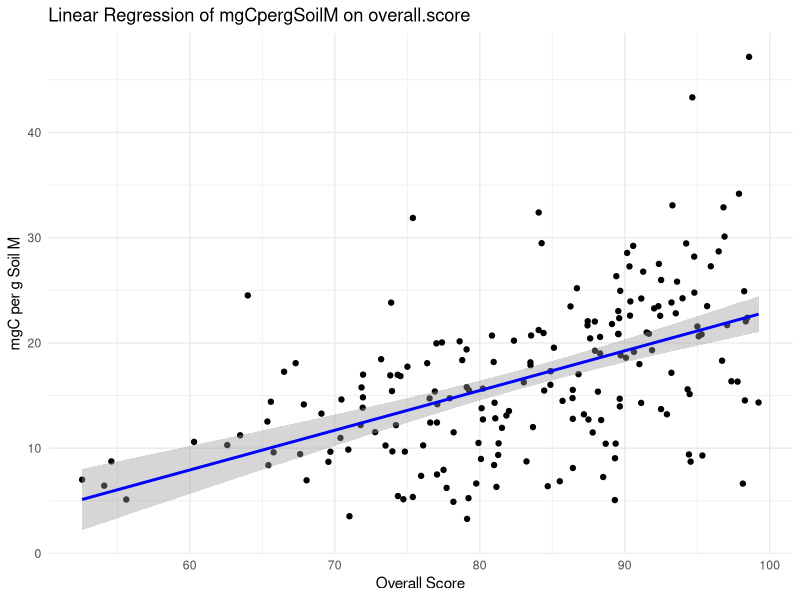
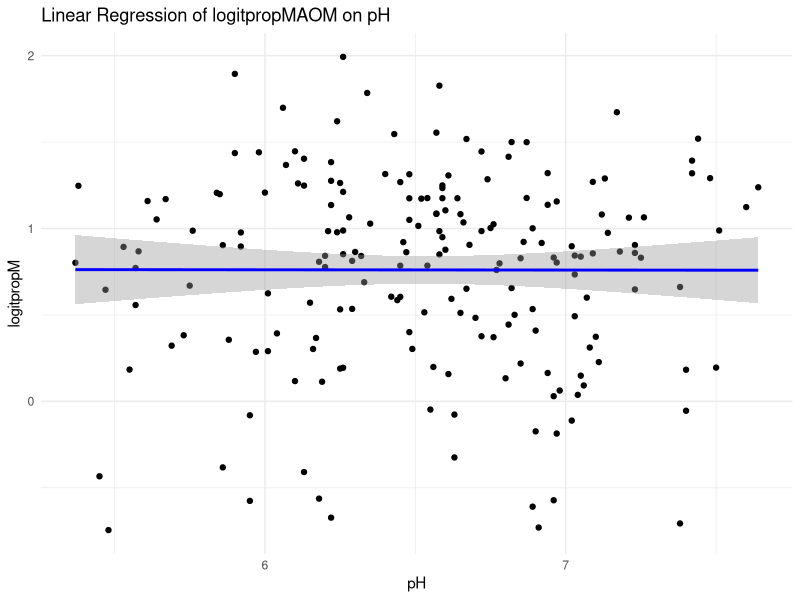
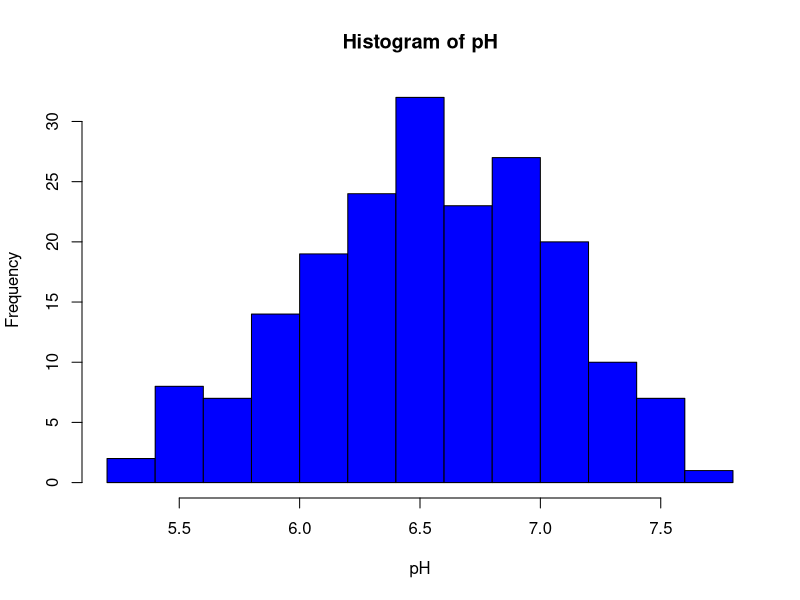
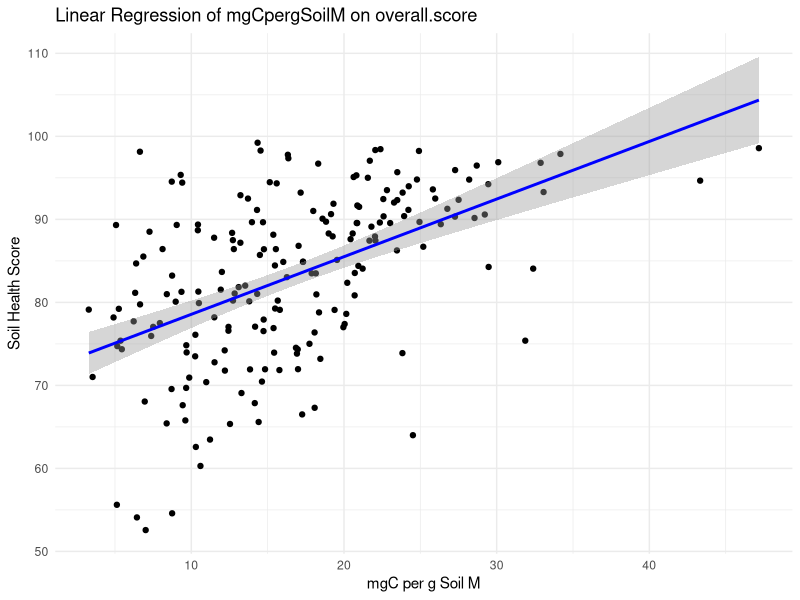
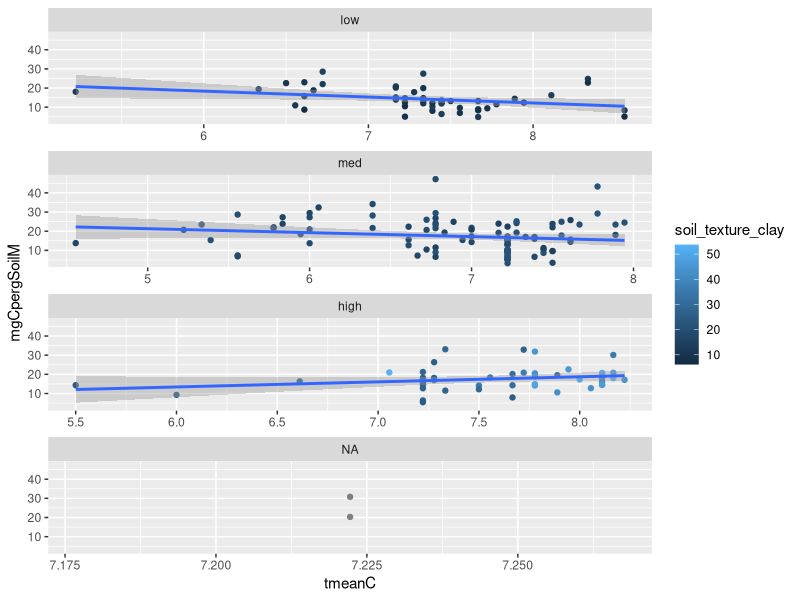
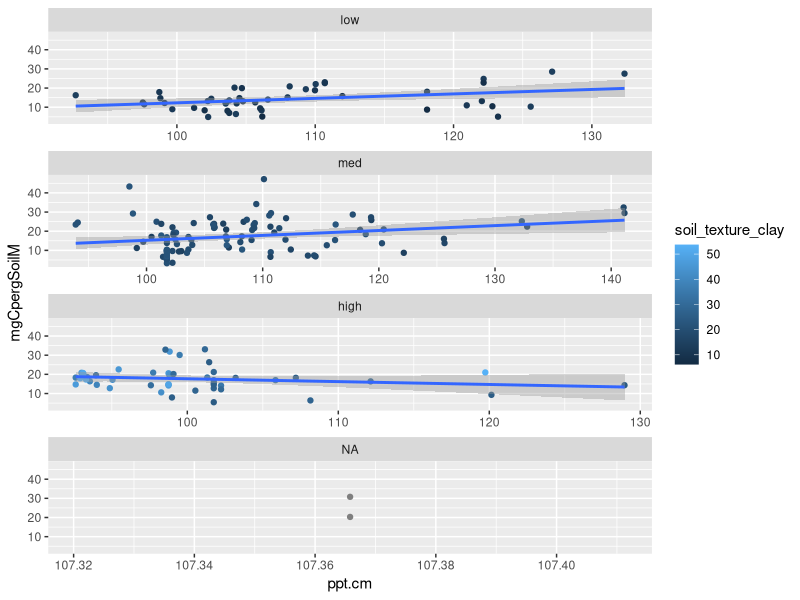
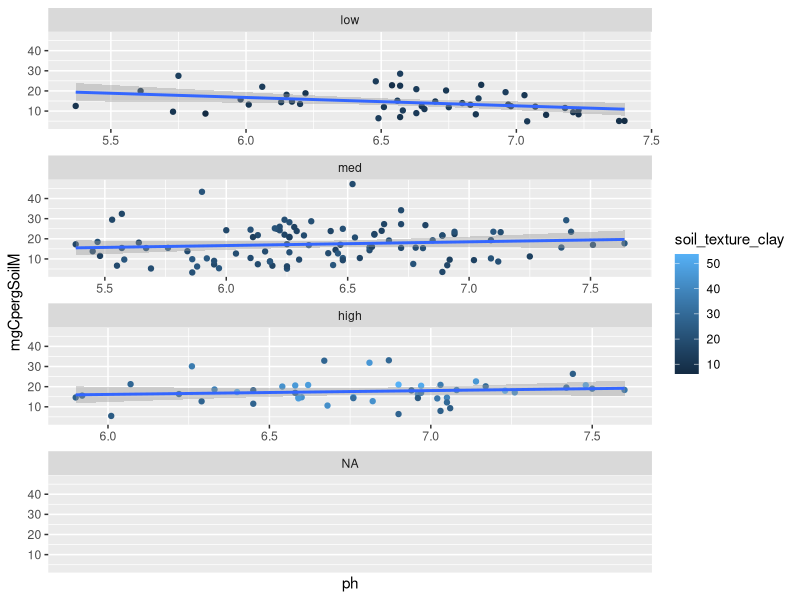
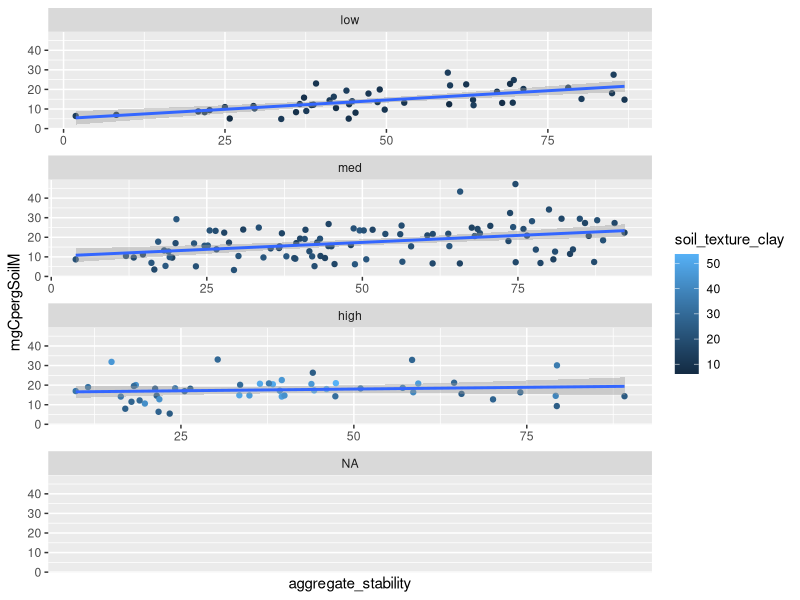

These figures' R source, in order: (Note: this script raises an error after producing the figures.)
#Analyzing data and Buildin models for response variable MgMAOM

#setwd("/Users/f003833/Documents/GitHub/FracFarmVT") #caitlin
setwd("C:/Users/F004SPC/Documents/GitHub/FracFarmVT") #erin

#load your libraries
library(tidyverse)
library(ggplot2)
library(dplyr)
library(corrplot)
library(nlme)
library(ggeffects)
library(emmeans)
library(ggpubr)

##call in the analytical data
data <- read.csv("data.csv")
view(data)
summary(data$ph)
summary(data$soil_texture_clay)
summary(data$soil_texture_silt)
#soil health regression

# Perform linear regression
regression_model <- lm(mgCpergSoilM ~ overall.score, data = data)

# Summarize the regression model
summary(regression_model)

# Create a plot with the regression line
ggplot(data, aes(x = overall.score, y = mgCpergSoilM)) +
  geom_point() +
  geom_smooth(method = "lm", col = "blue") +
  labs(title = "Linear Regression of mgCpergSoilM on overall.score",
       x = "Overall Score",
       y = "mgC per g Soil M") +
  theme_minimal()



#pH regression

# Perform linear regression
regression_model6 <- lm(logitpropM ~ ph, data = data)

# Summarize the regression model
summary(regression_model6)

# Create a plot with the regression line
ggplot(data, aes(x = ph, y = logitpropM)) +
  geom_point() +
  geom_smooth(method = "lm", col = "blue") +
  labs(title = "Linear Regression of logitpropMAOM on pH",
       x = "pH",
       y = "logitpropM") +
  theme_minimal()


# Basic histogram
hist(data$ph, main="Histogram of pH", xlab="pH", ylab="Frequency", col="blue", border="black")



# Load the dplyr package
library(dplyr)

# Filter for pasture and count organic matter additions
result <- data %>%
  filter(Type.x == "Corn") %>%
  count(Organic.matter.additions)

# View the result
print(result)



# Perform linear regression try it the other way, to see!
regression_model <- lm(overall.score ~ mgCpergSoilM, data = data)

# Summarize the regression model
summary(regression_model)

# Create a plot with the regression line
ggplot(data, aes(x = mgCpergSoilM, y = overall.score)) +
  geom_point() +
  geom_smooth(method = "lm", col = "blue") +
  labs(title = "Linear Regression of mgCpergSoilM on overall.score",
       x = "mgC per g Soil M",
       y = "Soil Health Score") +
  theme_minimal()







#First, graphically explore relationships 
#to look for interactions between independent variables that research shows could have interactions

summary(data$soil_texture_clay)
data <- data %>% 
  mutate(claycategory=cut(soil_texture_clay, breaks=c(-Inf, 14, 24, Inf), labels=c("low","med", "high")))
ggplot(data=data, aes(x=tmeanC, y=mgCpergSoilM, col=soil_texture_clay))+ 
  geom_point()+
  geom_smooth(method=lm)+
  facet_wrap(~ claycategory, ncol=1, scales="free_x")

data <- data %>% 
  mutate(claycategory=cut(soil_texture_clay, breaks=c(-Inf, 14, 24, Inf), labels=c("low","med", "high")))
ggplot(data=data, aes(x=ppt.cm, y=mgCpergSoilM, col=soil_texture_clay))+ 
  geom_point()+
  geom_smooth(method=lm)+
  facet_wrap(~ claycategory, ncol=1, scales="free_x")

data <- data %>% 
  mutate(claycategory=cut(soil_texture_clay, breaks=c(-Inf, 14, 24, Inf), labels=c("low","med", "high")))
ggplot(data=data, aes(x=ph, y=mgCpergSoilM, col=soil_texture_clay))+ 
  geom_point()+
  geom_smooth(method=lm)+
  facet_wrap(~ claycategory, ncol=1, scales="free_x")

data <- data %>% 
  mutate(claycategory=cut(soil_texture_clay, breaks=c(-Inf, 14, 24, Inf), labels=c("low","med", "high")))
ggplot(data=data, aes(x=aggregate_stability, y=mgCpergSoilM, col=soil_texture_clay))+ 
  geom_point()+
  geom_smooth(method=lm)+
  facet_wrap(~ claycategory, ncol=1, scales="free_x")

data <- data %>% 
  mutate(claycategory=cut(soil_texture_clay, breaks=c(-Inf, 14, 24, Inf), labels=c("low","med", "high")))
ggplot(data=data, aes(x=active_carbon, y=mgCpergSoilM, col=soil_texture_clay))+ 
  geom_point()+
  geom_smooth(method=lm)+
  facet_wrap(~ claycategory, ncol=1, scales="free_x")

#more interactions with ph
summary(data$ph)

data <- data %>% 
  mutate(phcategory=cut(ph, breaks=c(-Inf,6,7, Inf), labels=c("low","med","high")))
ggplot(data=data, aes(x=tmeanC, y=mgCpergSoilM, col=ph))+ 
  geom_point()+
  geom_smooth(method=lm)+
  facet_wrap(~ phcategory, ncol=1, scales="free_x")

data <- data %>% 
  mutate(phcategory=cut(ph, breaks=c(-Inf,6,7, Inf), labels=c("low","med","high")))
ggplot(data=data, aes(x=ppt.cm, y=mgCpergSoilM, col=ph))+ 
  geom_point()+
  geom_smooth(method=lm)+
  facet_wrap(~ phcategory, ncol=1, scales="free_x")

data <- data %>% 
  mutate(phcategory=cut(ph, breaks=c(-Inf,6,7, Inf), labels=c("low","med","high")))
ggplot(data=data, aes(x=aggregate_stability, y=mgCpergSoilM, col=ph))+ 
  geom_point()+
  geom_smooth(method=lm)+
  facet_wrap(~ phcategory, ncol=1, scales="free_x")

data <- data %>% 
  mutate(phcategory=cut(ph, breaks=c(-Inf,6,7, Inf), labels=c("low","med","high")))
ggplot(data=data, aes(x=soil_texture_clay, y=mgCpergSoilM, col=ph))+ 
  geom_point()+
  geom_smooth(method=lm)+
  facet_wrap(~ phcategory, ncol=1, scales="free_x")

data <- data %>% 
  mutate(phcategory=cut(ph, breaks=c(-Inf,6,7, Inf), labels=c("low","med","high")))
ggplot(data=data, aes(x=active_carbon, y=mgCpergSoilM, col=ph))+ 
  geom_point()+
  geom_smooth(method=lm)+
  facet_wrap(~ phcategory, ncol=1, scales="free_x")

#interactions with ppt
summary(data$ppt.cm)
data <- data %>% 
  mutate(pptcategory=cut(ppt.cm, breaks=c(-Inf,101.4, 110.0, Inf), labels=c("low","med","high")))
ggplot(data=data, aes(x=tmeanC, y=mgCpergSoilM, col=ppt.cm))+ 
  geom_point()+
  geom_smooth(method=lm)+
  facet_wrap(~ pptcategory, ncol=1, scales="free_x")


data <- data %>% 
  mutate(pptcategory=cut(ppt.cm, breaks=c(-Inf,101.4, 110.0, Inf), labels=c("low","med","high")))
ggplot(data=data, aes(x=aggregate_stability, y=mgCpergSoilM, col=ppt.cm))+ 
  geom_point()+
  geom_smooth(method=lm)+
  facet_wrap(~ pptcategory, ncol=1, scales="free_x")

summary(data$ppt.cm)
data <- data %>% 
  mutate(pptcategory=cut(ppt.cm, breaks=c(-Inf,101.4, 110.0, Inf), labels=c("low","med","high")))
ggplot(data=data, aes(x=tmeanC, y=mgCpergSoilM, col=ppt.cm))+ 
  geom_point()+
  geom_smooth(method=lm)+
  facet_wrap(~ pptcategory, ncol=1, scales="free_x")


data <- data %>% 
  mutate(pptcategory=cut(ppt.cm, breaks=c(-Inf,101.4, 110.0, Inf), labels=c("low","med","high")))
ggplot(data=data, aes(x=active_carbon, y=mgCpergSoilM, col=ppt.cm))+ 
  geom_point()+
  geom_smooth(method=lm)+
  facet_wrap(~ pptcategory, ncol=1, scales="free_x")

#interactions with aggregate stability
summary(data$aggregate_stability)
data <- data %>% 
  mutate(agStcategory=cut(aggregate_stability, breaks=c(-Inf,29.3, 65.6, Inf), labels=c("low","med","high")))
ggplot(data=data, aes(x=ph, y=mgCpergSoilM, col=aggregate_stability))+ 
  geom_point()+
  geom_smooth(method=lm)+
  facet_wrap(~ agStcategory, ncol=1, scales="free_x")

data <- data %>% 
  mutate(agStcategory=cut(aggregate_stability, breaks=c(-Inf,29.3, 65.6, Inf), labels=c("low","med","high")))
ggplot(data=data, aes(x=ppt.cm, y=mgCpergSoilM, col=aggregate_stability))+ 
  geom_point()+
  geom_smooth(method=lm)+
  facet_wrap(~ agStcategory, ncol=1, scales="free_x")

data <- data %>% 
  mutate(agStcategory=cut(aggregate_stability, breaks=c(-Inf,29.3, 65.6, Inf), labels=c("low","med","high")))
ggplot(data=data, aes(x=tmeanC, y=mgCpergSoilM, col=aggregate_stability))+ 
  geom_point()+
  geom_smooth(method=lm)+
  facet_wrap(~ agStcategory, ncol=1, scales="free_x")

data <- data %>% 
  mutate(agStcategory=cut(aggregate_stability, breaks=c(-Inf,29.3, 65.6, Inf), labels=c("low","med","high")))
ggplot(data=data, aes(x=soil_texture_clay, y=mgCpergSoilM, col=aggregate_stability))+ 
  geom_point()+
  geom_smooth(method=lm)+
  facet_wrap(~ agStcategory, ncol=1, scales="free_x")

data <- data %>% 
  mutate(agStcategory=cut(aggregate_stability, breaks=c(-Inf,29.3, 65.6, Inf), labels=c("low","med","high")))
ggplot(data=data, aes(x=active_carbon, y=mgCpergSoilM, col=aggregate_stability))+ 
  geom_point()+
  geom_smooth(method=lm)+
  facet_wrap(~ agStcategory, ncol=1, scales="free_x")

#tmeanC and active carbon
summary(data$tmeanC)

data <- data %>% 
  mutate(tmeanCcategory=cut(tmeanC, breaks=c(-Inf,6.8, 7.6, Inf), labels=c("low","med","high")))
ggplot(data=data, aes(x=active_carbon, y=mgCpergSoilM, col=tmeanC))+ 
  geom_point()+
  geom_smooth(method=lm)+
  facet_wrap(~ tmeanCcategory, ncol=1, scales="free_x")

#Models
#Correlation plot
library(corrplot)
cordata <- cor(data[,c("mgCpergSoilM","ph","ppt.cm","tmeanC","aggregate_stability","soil_texture_clay","active_carbon")], use="pairwise.complete.obs", method="pearson")
corrplot(cordata)
view(cordata)

##Linear Mixed Model for dependent variable (mgCpergSoilM)
#test without random effect, because only one value per field

m1 = gls(mgCpergSoilM ~ ppt.cm * soil_texture_clay * tmeanC + ppt.cm * tmeanC + 
           aggregate_stability * soil_texture_clay + 
           active_carbon + ph * soil_texture_clay, 
         data = data, 
         na.action = na.exclude, 
         method = "ML")
summary(m1)
anova(m1)

#check if variance structure improves the model (to test, both methods were set to REML)

m2 = gls(mgCpergSoilM ~ ppt.cm * soil_texture_clay * tmeanC + ppt.cm * tmeanC + 
           active_carbon + ph * soil_texture_clay + aggregate_stability, 
         data = data, 
         na.action = na.exclude, 
         method = "ML")
summary(m2)
anova(m2)


anova (m1,m2)

m3 = gls(mgCpergSoilM ~ ppt.cm * soil_texture_clay * tmeanC + ppt.cm * tmeanC + 
           active_carbon + aggregate_stability,
         data = data, 
         na.action = na.exclude, 
         method = "ML")
summary(m3)
anova (m2,m3)
anova(m3)

n <- nobs(m3)
print(n)

m3_spatial <- gls(
  mgCpergSoilM ~ ppt.cm *soil_texture_clay * tmeanC + aggregate_stability + active_carbon,
  data = data,
  correlation = corExp(form = ~ Longitude_j + Latitude_j, nugget = TRUE),
  method = "REML",
  na.action = na.exclude
)
AIC(m3, m3_spatial)
anova (m3_spatial)

#pseudo R squared calculation (fit between model predicted data and actual data)
data$mgCpergSoilM.pred=as.vector(fitted(m3))
R2=lm(mgCpergSoilM~mgCpergSoilM.pred, data=data, na.action=na.omit)
summary(R2) #r2=0.36

#check assumptions, distribution of residuals

F_Final <- fitted(m3)
R_Final <- residuals(m3, type = "pearson", scaled = TRUE)
N = !is.na(data$mgCpergSoilM)
Rfull <- NA
Rfull[N] <- R_Final
op <- par(mfrow = c(2,2), mar = c(5,4,1,1))  
plot(F_Final, R_Final)
hist(Rfull)
plot(Rfull ~ data$aggregate_stability)
plot(Rfull ~ data$soil_texture_clay)
plot(Rfull ~ data$active_carbon)
plot(Rfull ~ data$tmeanC)
plot(Rfull ~ data$ppt.cm)
plot(Rfull ~ data$ph)
par(op)

#partial residuals to test that the relationship is linear
#do these for each of the significant predictors (do green and red lines match?)

op <- par(mfrow = c(2,2), mar = c(5,4,1,1)) #this makes it so all the graphs are plotted in the same window (a 2 x 2 grid)

ppt.cm.c <- summary(m3)$coefficients[2] #predictor coefficient
ppt.cm.pr <- Rfull + ppt.cm.c*data$ppt.cm  #Residuals + pred coef * predictor value
{scatter.smooth(data$ppt.cm, ppt.cm.pr, 
                lpars = list(col = "green", lwd = 3, lty = 3)) #residual loess
  abline(lm(ppt.cm.c*data$ppt.cm ~ data$ppt.cm), col = "red")} 

soil_texture_clay.c <- summary(m3)$coefficients[3] #predictor coefficient
soil_texture_clay.pr <- Rfull + soil_texture_clay.c*data$soil_texture_clay  #Residuals + pred coef * predictor value
{scatter.smooth(data$soil_texture_clay, soil_texture_clay.pr, 
                lpars = list(col = "green", lwd = 3, lty = 3)) #residual loess
  abline(lm(soil_texture_clay.c*data$soil_texture_clay ~ data$soil_texture_clay), col = "red")} 

aggregate_stability.c <- summary(m3)$coefficients[5] #predictor coefficient
aggregate_stability.pr <- Rfull + aggregate_stability.c*data$aggregate_stability  #Residuals + pred coef * predictor value
{scatter.smooth(data$aggregate_stability, aggregate_stability.pr, 
                lpars = list(col = "green", lwd = 3, lty = 3)) #residual loess
  abline(lm(aggregate_stability.c*data$aggregate_stability ~ data$aggregate_stability), col = "red")} 

active_carbon.c <- summary(m3)$coefficients[6] #predictor coefficient
active_carbon.pr <- Rfull + active_carbon.c*data$active_carbon  #Residuals + pred coef * predictor value
{scatter.smooth(data$active_carbon, active_carbon.pr, 
                lpars = list(col = "green", lwd = 3, lty = 3)) #residual loess
  abline(lm(active_carbon.c*data$active_carbon ~ data$active_carbon), col = "red")} 

tmeanC.c <- summary(m3)$coefficients[6] #predictor coefficient
tmeanC.pr <- Rfull + tmeanC.c*data$tmeanC  #Residuals + pred coef * predictor value
{scatter.smooth(data$tmeanC, tmeanC.pr, 
                lpars = list(col = "green", lwd = 3, lty = 3)) #residual loess
  abline(lm(tmeanC.c*data$tmeanC ~ data$tmeanC), col = "red")} 

par(op)

#Visualize significant relationships

#own_theme below sets ggplot parameters for how plots should look. 
own_theme <- theme_bw(base_size = 11) +
  theme(rect = element_blank(),
        axis.ticks = element_line(color = "black"),
        axis.text = element_text(color = "black"),
        axis.line = element_line(color = "black"),
        panel.grid.minor = element_blank())

#for aggregate stability
pred_aggregate_stability <- ggpredict(m3, terms = c("aggregate_stability"))

mgMAOM_aggregate_stability <-data %>% 
  ggplot() +
  geom_point(aes(x = aggregate_stability, y = mgCpergSoilM), #plot your data
             size = 1.5, alpha = 0.5) +
  geom_line(pred_aggregate_stability, mapping = aes(x=x, y=predicted), #plot the model's prediction (based on linear )
            lwd = 1) +
  own_theme+
  theme(legend.position = "none") +
  scale_y_continuous(expression("mg MAOC g"^-1*"soil"))+
  scale_x_continuous(expression("Aggregate Stability (%)"),
              label = scales::comma) 
mgMAOM_aggregate_stability
ggsave("mgMAOM_aggregate_stability.jpeg", width = 15, height = 8, units="cm")
  
# Define the coefficient for aggregate stability
coef_aggregate_stability <-  0.10780  # in mg find in model summary
# Define the mean value of MAOC 
# Print the mean MAOC value
mean_maoc <- mean(data$mgCpergSoilM, na.rm = TRUE)
print(paste("The mean MAOC is", round(mean_maoc, 2), "mg"))

mean_MAOC <- 16.77  # Replace with the actual mean value from data
percentage_increase <- 10  #set a percentage increase of agg stability based on data

# Calculate the absolute increase in MAOC for the given percentage increase in aggregate stability
absolute_increase_maoc <- coef_aggregate_stability * percentage_increase
# Calculate the percent increase in POC for a 1% increase in aggregate stability
Onepercent_increase_maoc <- (coef_aggregate_stability / mean_MAOC) * 100
# Calculate the percent increase in POC based on the mean value
percent_increase_maoc <- (absolute_increase_maoc / mean_MAOC) * 100

# Print the result
print(paste("Absolute increase in MAOC for a 10% increase in aggregate stability is", round(absolute_increase_maoc, 2), "mg"))
# Print the result
print(paste("Percent increase in MAOC for a 1% increase in aggregate stability is", round(Onepercent_increase_maoc, 2), "%"))
# Print the result
print(paste("Percent increase in MAOC for a", percentage_increase, "% increase in aggregate stability is", round(percent_increase_maoc, 2), "%"))


#for active_carbon
pred_active_carbon <- ggpredict(m3, terms = c("active_carbon"))

mgMAOM_active_carbon <-data %>% 
          ggplot() +
          geom_point(aes(x = active_carbon, y = mgCpergSoilM), #plot your data
                                size = 1.5, alpha = 0.5) +
          geom_line(pred_active_carbon, mapping = aes(x=x, y=predicted), #plot the model's prediction (based on linear )
                               lwd = 1) +
          own_theme+
        theme(legend.position = "none") +
                     scale_y_continuous(expression("mg MAOC g"^-1*"soil"))+
                     scale_x_continuous(expression("Active Carbon (ppm)"),
                                        label = scales::comma) 
                   mgMAOM_active_carbon
ggsave("mgMAOM_active_carbon.jpeg", width = 15, height = 8, units="cm")
 
#get them side by side for presentation
#Figure5
ggarrange(mgMAOM_aggregate_stability,mgMAOM_active_carbon,nrow=1, common.legend=T, legend="left", labels=c("a","b"))
ggsave("Figure5.jpeg", width = 15, height = 8, units="cm")

# Assuming 'data' is your data frame and 'mgCpergSoilM' is the column name for POC
mean_maoc <- mean(data$mgCpergSoilM, na.rm = TRUE)

print(paste("The mean POC is", round(mean_maoc, 2), "mg"))

# Define the coefficient for active carbon
coef_activecarbon <-   0.01955  # in ppm
# Define the mean value of MAOC 
mean_MAOC <- 16.77  # Replace with the actual mean value from your data
# Define the ppm increase in active carbon
ppm_increase <- 100  # For a 100 ppm increase in active carbon
# Calculate the absolute increase in MAOC for the given ppm increase in active carbon
absolute_increase_maoc <- coef_activecarbon * ppm_increase
# Calculate the percent increase in MAOC based on the mean value
percent_increase_maoc <- (absolute_increase_maoc / mean_MAOC) * 100

# Print the result
print(paste("Percent increase in MAOC for a", ppm_increase, "ppm in active carbon is", round(percent_increase_maoc, 2), "%"))
# Print the result
print(paste("Absolute increase in MAOC for a 100ppm increase in active carbon is", round(absolute_increase_maoc, 2), "mg"))
# Print the result
print(paste("Percent increase in MAOC for a 1% increase in actice carbon is", round(Onepercent_increase_maoc, 2), "%"))



                 
                   
 #analyze data by field type. group by and color by field type this code is in progress
    #exploration
                   mgMAOM_active_carbonbyField <-data
                     ggplot() +
                     geom_point(aes(x = active_carbon, y = mgCpergSoilM, color=Type.x), 
                                size = 1.5, alpha = 0.5) +
                     #geom_smooth() +
                     own_theme+
                     #theme(legend.position = "none") +
                     scale_y_continuous(expression("mg C in MAOM per g soil"))+
                     scale_x_continuous(expression("active_carbon"),
                                        label = scales::comma) 
                   mgMAOM_active_carbonbyField
                   ggsave("mgMAOM_active_carbonbyField.jpeg", width = 4, height = 3)
                   
                   mgMAOM_agg_stability_byField <-data %>% 
                     ggplot() +
                     geom_point(aes(x = aggregate_stability, y = mgCpergSoilM, color=Type.x), 
                                size = 1.5, alpha = 0.5) +
                     #geom_smooth() +
                     own_theme+
                     #theme(legend.position = "none") +
                     scale_y_continuous(expression("mg C in MAOM per g soil"))+
                     scale_x_continuous(expression("aggregrate stability"),
                                        label = scales::comma) 
                   mgMAOM_agg_stability_byField
                   ggsave("mgMAOM_aggregrate_stability_byField.jpeg", width = 4, height = 3)
                   
                   
                   
#anova by field type to see differences 
      field_anova<- aov(mgCpergSoilM~Type.x, data=data)
       summary(field_anova)  
       
  TukeyHSD(field_anova)
  
  # Perform ANOVA
  anova_result <- aov(mgCpergSoilM ~ Tillage_1to4, data = data)
  
  # Summarize the ANOVA result
  summary(anova_result)
  
  # Apply Tukey's HSD test
  tukey_result <- TukeyHSD(anova_result)
  
  # Print the Tukey HSD result
  print(tukey_result)
            
# Create a violin plot with individual data points
       ggplot(data, aes(x = Type.x, y = mgCpergSoilM)) +
       geom_violin(trim = FALSE, fill = "lightblue") +  # Create the violin plot
       geom_jitter(width = 0.2, size = 1, color = "darkblue") +  # Add jittered points
       labs(title = "Distribution of mgCpergSoilM by Field Type",
                          x = "Field Type",
                          y = "mgC per g Soil M") +
       theme_minimal()  # Apply a minimal theme for a clean look              
      
       
       # Create a violin plot with individual data points and mean line
       ggplot(data, aes(x = Type.x, y = mgCpergSoilM, color = Type.x, fill = Type.x)) +
         geom_violin(trim = FALSE, alpha = 0.5) +  # Create the violin plot with semi-transparent fill
         geom_jitter(width = 0.2, size = 1) +  # Add jittered points
         stat_summary(fun = mean, geom = "point", shape = 23, size = 2, color = "black", fill = "yellow") +  # Add mean points
         labs(title = "Distribution of mgCpergSoilM by Field Type",
              x = "Field Type",
              y = "mgC per g Soil M") +
         theme_minimal()  # Apply a minimal theme for a clean look
       
       
       # Create a violin plot with individual data points and mean line for soil texture class
       ggplot(data, aes(x = soil_texture_class, y = mgCpergSoilM, color = soil_texture_class, fill = soil_texture_class)) +
         geom_violin(trim = FALSE, alpha = 0.5) +  # Create the violin plot with semi-transparent fill
         geom_jitter(width = 0.2, size = 1) +  # Add jittered points
         stat_summary(fun = mean, geom = "point", shape = 23, size = 2, color = "black", fill = "yellow") +  # Add mean points
         labs(title = "Distribution of mgCpergSoilM by Soil Texture Class",
              x = "Soil Texture Class",
              y = "mgC per g Soil MAOM") +
         theme_minimal() +  # Apply a minimal theme for a clean look
         theme(axis.text.x = element_text(angle = 45, hjust = 1, size = 10),  # Adjust text angle, justification, and size
               plot.margin = margin(5, 5, 10, 5))  # Increase the bottom margin to give more space to labels
       
         # Assuming 'data' is a data frame already loaded into your environment
       # Replace this with your actual data loading method, e.g., read.csv or read_excel
       # data <- read.csv("your_data_file.csv")
       
       # Grouping the data by 'Type.x' and calculating the required statistics
       summary <- data %>%
         group_by(Type.x) %>%
         summarise(
           n = n(),
           MgMAOM_max = max(mgCpergSoilM, na.rm = TRUE),
           MgMAOM_min = min(mgCpergSoilM, na.rm = TRUE),
           MgMAOM_mean = mean(mgCpergSoilM, na.rm = TRUE),
           MgMAOM_sd = sd(mgCpergSoilM, na.rm = TRUE),
           MgPOM_max = max(mgCpergSoilP, na.rm = TRUE),
           MgPOM_min = min(mgCpergSoilP, na.rm = TRUE),
           MgPOM_mean = mean(mgCpergSoilP, na.rm = TRUE),
           MgPOM_sd = sd(mgCpergSoilP, na.rm = TRUE),
           pMAOM_max = max(propM, na.rm = TRUE),
           pMAOM_min = min(propM, na.rm = TRUE),
           pMAOM_mean = mean(propM, na.rm = TRUE),
           pMAOM_sd = sd(propM, na.rm = TRUE)
         )
       
      # Grouping the data by 'Type.x' and calculating the required statistics
       summary <- data %>%
         group_by(Type.x) %>%
         summarise(
           n = n(),
           MgMAOM_summary = paste0(
             round(mean(mgCpergSoilM, na.rm = TRUE), 2), " ± ", 
             round(sd(mgCpergSoilM, na.rm = TRUE), 2), " (", 
             round(min(mgCpergSoilM, na.rm = TRUE), 2), " - ", 
             round(max(mgCpergSoilM, na.rm = TRUE), 2), ")"
           ),
           MgPOM_summary = paste0(
             round(mean(mgCpergSoilP, na.rm = TRUE), 2), " ± ", 
             round(sd(mgCpergSoilP, na.rm = TRUE), 2), " (", 
             round(min(mgCpergSoilP, na.rm = TRUE), 2), " - ", 
             round(max(mgCpergSoilP, na.rm = TRUE), 2), ")"
           ),
           pMAOM_summary = paste0(
             round(mean(propM, na.rm = TRUE), 2), " ± ", 
             round(sd(propM, na.rm = TRUE), 2), " (", 
             round(min(propM, na.rm = TRUE), 2), " - ", 
             round(max(propM, na.rm = TRUE), 2), ")"
           )
         )
       
       # Print the summary table
       print(summary)
    ##########################################################################   
    #Saturation Figure6Final
       summary(data$AP)
       View(data_clean)
       summary(data$soil_texture_clay)
       summary(data$soil_texture_silt)
    
       # Create a new column 'claySilt' that sums 'soil_texture_clay' and 'soil_texture_silt'
       data <- data %>%
         mutate(claySilt = soil_texture_clay + soil_texture_silt)
      
      #  # Create the plot
      #  claySilt_MAOC <- ggplot(data, aes(x = claySilt, y = mgCpergSoilM)) +
      #    geom_point(alpha = 0.5) +  # Scatter points
      #    stat_smooth(method = "lm", se = TRUE, color = "black") +  # Add linear regression line with confidence intervals
      #    labs(x = "Clay and Silt Content (%)",
      #         y = expression("mg MAOC g"^-1~"soil")) +  # Y-axis label
      #    own_theme +
      #    theme_minimal() +  # Minimal theme for aesthetics
      #    theme(axis.title.x = element_text(size = 12),  # Increase x-axis label size
      #          axis.title.y = element_text(size = 12),  # Increase y-axis label size
      #          axis.line = element_line(color = "black"))  # Add axis lines
      # 
      #  
      #         # Add custom lines for expected slope and error margins
      #  slope <- 0.86  # Desired slope
      #  error_margin <- 0.09  # Error margin for slope
      #  
      #  # Calculate upper and lower slopes
      #  slope_upper <- slope + error_margin
      #  slope_lower <- slope - error_margin
      #  
      #  claySilt_MAOC <- claySilt_MAOC +
      #    geom_abline(slope = slope, intercept = 0, color = "red", linetype = "dashed", size = 1.2) +  # Expected slope
      #    geom_abline(slope = slope_upper, intercept = 0, color = "blue", linetype = "dotted", size = 1.2) +  # Upper margin line
      #    geom_abline(slope = slope_lower, intercept = 0, color = "blue", linetype = "dotted", size = 1.2)  # Lower margin line
      #  
      #  # Display the plot
      #  claySilt_MAOC
      # ######################################TRYING
       # Ensure 'AP' is a factor and then map colors to the levels of 'AP'
       data$AP <- as.factor(data$AP)
       summary(data$AP)
       # Create a new column 'claySilt' that sums 'soil_texture_clay' and 'soil_texture_silt'
       data <- data %>%
         mutate(claySilt = soil_texture_clay + soil_texture_silt)
       
       unique(data$AP)
       data <- data %>%
         mutate(AP = case_when(
           tolower(AP) == "annual" ~ "Annual",
           tolower(AP) == "perennial" ~ "Perennial",
           TRUE ~ as.character(AP)
         ))
       
        # Create the plot with color mapped to 'AP' (Annual/Perennial)
       claySilt_MAOC <- ggplot(data, aes(x = claySilt, y = mgCpergSoilM, color = AP)) +
         geom_point(alpha = 0.5) +  # Scatter points
         stat_smooth(method = "lm", se = TRUE, color = "black") +  # Add linear regression line with confidence intervals
         labs(x = "Clay and Silt Content (%)",
              y = expression("mg MAOC g"^-1~"soil")) +  # Y-axis label
         own_theme +
        # theme_minimal() +  # Minimal theme for aesthetics
         theme(#axis.title.x = element_text(size = 12),  # Increase x-axis label size
               #axis.title.y = element_text(size = 12),  # Increase y-axis label size
               axis.line = element_line(color = "black"),  # Add axis lines
               legend.title = element_blank(),  # Remove legend title
               legend.position = c(.2,.85)) +  # Position legend on the right
         scale_color_manual(values = c("Annual" = "#cd853f", "Perennial" = "darkgreen"))  # Custom colors for annual and perennial
       
       claySilt_MAOC  
       # Add custom lines for expected slope and error margins
       slope <- 0.86  # Desired slope
       error_margin <- 0.09  # Error margin for slope
       
       # Calculate upper and lower slopes
       slope_upper <- slope + error_margin
       slope_lower <- slope - error_margin
       
       claySilt_MAOC <- claySilt_MAOC +
         geom_abline(slope = slope, intercept = 0, color = "red", linetype = "dashed", size = 1.2) +  # Expected slope
         geom_abline(slope = slope_upper, intercept = 0, color = "blue", linetype = "dotted", size = 1.2) +  # Upper margin line
         geom_abline(slope = slope_lower, intercept = 0, color = "blue", linetype = "dotted", size = 1.2)  # Lower margin line
       
       # Display the plot
       claySilt_MAOC
       
       #############################END TRY
       
       ggsave("FinalFigures/claySilt_MAOCfig6.jpeg", width = 4, height = 3,dpi=600)
        
       # Save the plot 'claySilt_MAOC' as 'claySilt_MAOC2.jpeg'
       ggsave("claySilt_MAOC2.jpeg", plot = claySilt_MAOC, width = 4, height = 5, dpi = 300)
       
        # Fit the linear model
       model <- lm(mgCpergSoilM ~ claySilt, data = data)
       
       # Get the summary of the model to extract the slope and p-value
       summary_model <- summary(model)
       
       # Extract the slope (coefficient for claySilt) and p-value
       slope <- summary_model$coefficients[2, 1]  # Slope
       p_value <- summary_model$coefficients[2, 4]  # p-value
       
       # Print the results
       cat("Slope:", slope, "\n")
       cat("p-value:", p_value, "\n")
       
  
